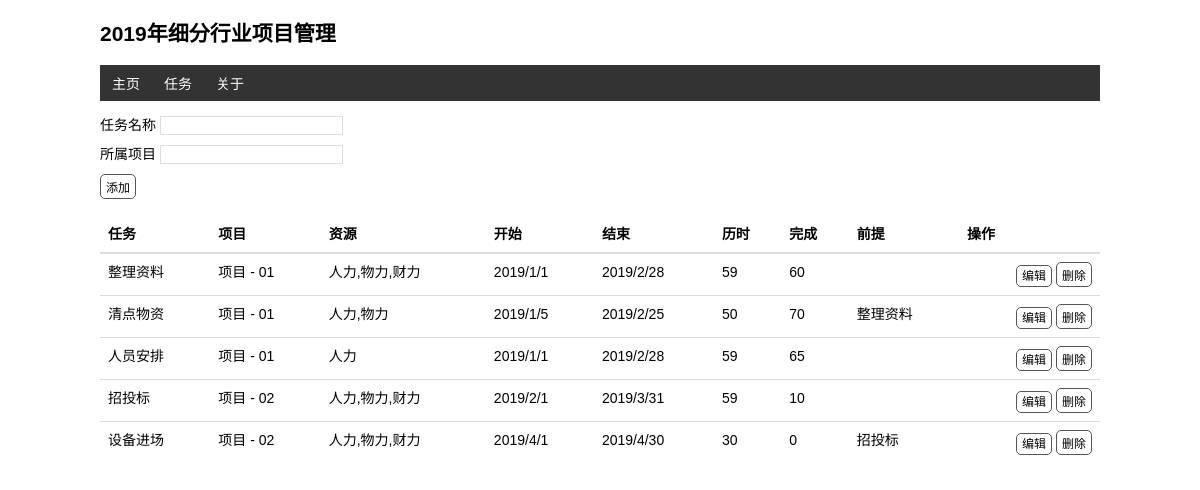
The page /tasks on the database its author committed.
### proMan/models.py (models this page shows)
class Task(db.Model):
    task_id = db.Column(db.Integer, primary_key=True)
    task = db.Column(db.String(20))
    project_id = db.Column(db.Integer)
    project = db.Column(db.String(20))
    resource = db.Column(db.String(50))
    start_date = db.Column(db.String(10))
    end_date = db.Column(db.String(10))
    duration = db.Column(db.Integer)
    pct_complete = db.Column(db.Integer)
    dependencies = db.Column(db.String(50))

### proMan/views.py (the view, shortened to what this page needs)
@app.route('/tasks', methods=['GET', 'POST'])
def tasks():
    tasks = Task.query.all()
    return render_template('tasks.html', tasks=tasks)

### proMan/templates/tasks.html
{% extends 'base.html' %}
{% block body %}
  <form class="form" method="post">
    任务名称 <input type="text" name="task" autocomplete="on" required> <br>
    所属项目 <input type="text" name="project" autocomplete="on" required> <br>
    <input class="btn" type="submit" name="add" value="添加">
  </form>
  <table class="table table-hover">
    <thead>
      <tr>
        <th>任务</th>
        <th>项目</th>
        <th>资源</th>
        <th>开始</th>
        <th>结束</th>
        <th>历时</th>
        <th>完成</th>
        <th>前提</th>
        <th>操作</th>
      </tr>
    </thead>
    <tbody>
      {% for task in tasks %}
        <tr>
          <td>{{ task.task }}</td>
          <td>{{ task.project }}</td>
          <td>{{ task.resource }}</td>
          <td>{{ task.start_date }}</td>
          <td>{{ task.end_date }}</td>
          <td>{{ task.duration }}</td>
          <td>{{ task.pct_complete }}</td>
          <td>{{ task.dependencies }}</td>
          <td>
            <span class="float-right">
              <a class="btn" href="{{ url_for('edit', task_id=task.task_id) }}">编辑</a>
              <form class="inline-form" action="{{ url_for('delete', task_id=task.task_id) }}" method="post">
                <input class="btn" type="submit" name="delete" value="删除" onclick="return confirm('确定删除?')">
              </form>
            </span>
          </td>
        </tr>
      {% endfor %}
    </tbody>
  </table>
{% endblock%}

### proMan/templates/base.html (shortened to what this page needs)
<!DOCTYPE html>
<html lang="en" dir="ltr">
  <head>
    {% block head %}
    <link rel="stylesheet" type="text/css" href="{{ url_for('static', filename='mycustomcss.css') }}">
    {% endblock %}
  </head>
  <body>
    {% include '_navbar.html' %}
    <div class="container">
      {% block body%}
      {% endblock %}
    </div>
  </body>
</html>

### proMan/templates/_navbar.html
<nav class="navbar navbar-default">
  <div class="container">
    <div class="avatar">
      <h1>2019年细分行业项目管理</h1>
    </div>
    <div id="navbar" class="collapse navbar-collapse">
      <ul class="nav">
        <li><a href="/">主页</a></li>
        <li><a href="/tasks">任务</a></li>
        <li><a href="/about">关于</a></li>
      </ul>
    </div>
  </div>
</nav>

### proMan/static/mycustomcss.css (style rules this page uses)
body { margin: auto; max-width: 1000px; font-size: 14px; font-family: Helvetica, Arial, sans-serif; }
nav ul { list-style-type: none; margin: 0; padding: 0; overflow: hidden; background-color: #333; }
nav li { float: left; }
nav li a { display: block; color: white; text-align: center; padding: 8px 12px; text-decoration: none; }
.form { margin: 10px 0px 12px 0px; }
.form input { margin: 5px 0px 5px 0px; }
.float-right { float: right; }
input[type=submit] { font-family: inherit; }
input[type=text] { border: 1px solid #ddd; }
.btn { font-size: 12px; padding: 3px 5px; text-decoration: none; cursor: pointer; background-color: white; color: black; border: 1px solid #555555; border-radius: 5px; }
.inline-form { display: inline; }
.table { width: 100%; max-width: 100%; margin-bottom: 20px; text-align: left; }
.table>tbody>tr>td,.table>tbody>tr>th,.table>tfoot>tr>td,.table>tfoot>tr>th,.table>thead>tr>td,.table>thead>tr>th { padding: 8px; line-height: 1.42857143; vertical-align: top; border-top: 1px solid #ddd }
.table>thead>tr>th { vertical-align: bottom; border-bottom: 2px solid #ddd }
.table>caption+thead>tr:first-child>td,.table>caption+thead>tr:first-child>th,.table>colgroup+thead>tr:first-child>td,.table>colgroup+thead>tr:first-child>th,.table>thead:first-child>tr:first-child>td,.table>thead:first-child>tr:first-child>th { border-top: 0 }
table { border-spacing: 0; border-collapse: collapse }
td,th { padding: 0 }

### rows shown on the page
Task: task "整理资料", project "项目 - 01", resource "人力,物力,财力", start_date "2019/1/1", end_date "2019/2/28", duration "59", pct_complete "60"
Task: task "清点物资", project "项目 - 01", resource "人力,物力", start_date "2019/1/5", end_date "2019/2/25", duration "50", pct_complete "70", dependencies "整理资料"
Task: task "人员安排", project "项目 - 01", resource "人力", start_date "2019/1/1", end_date "2019/2/28", duration "59", pct_complete "65"
Task: task "招投标", project "项目 - 02", resource "人力,物力,财力", start_date "2019/2/1", end_date "2019/3/31", duration "59", pct_complete "10"
Task: task "设备进场", project "项目 - 02", resource "人力,物力,财力", start_date "2019/4/1", end_date "2019/4/30", duration "30", pct_complete "0", dependencies "招投标"
